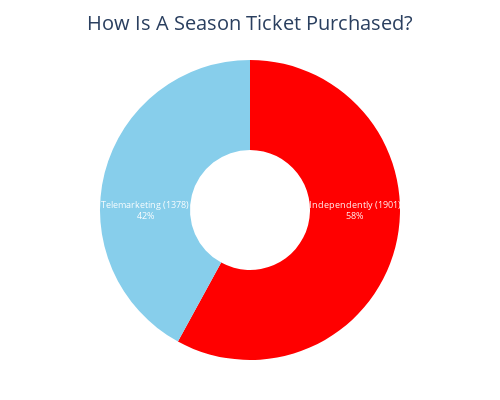

Notebook source saved alongside this figure:
### Code cell
def plot_purchase_method_pie(df, column='co_purchaser_email'):
    """
    Plots a pie chart of purchase methods (Independently vs Telemarketing).
    """
    # Do not modify original df
    temp_df = df.copy()

    # Vectorized assignment of purchase method
    temp_df['purchase_method'] = np.where(temp_df[column].isna(), 'Independently', 'Telemarketing')

    # Count
    counts = temp_df['purchase_method'].value_counts()

    # Prepare data
    purchase_methods = ['Independently', 'Telemarketing']
    values = [counts.get(method, 0) for method in purchase_methods]
    labels = [f"{method} ({count})" for method, count in zip(purchase_methods, values)]
    colors = ['red', 'skyblue']

    # Plot
    fig = go.Figure(data=[
        go.Pie(
            labels=labels,
            values=values,
            marker=dict(colors=colors),
            hole=0.4,
            textinfo='label+percent',
            textposition='inside',
            insidetextorientation='radial',
            textfont=dict(size=16, color='white')
        )
    ])

    fig.update_layout(
        title=dict(text='How Is A Season Ticket Purchased?', x=0.5, font=dict(size=20)),
        height=400,
        width=500,
        margin=dict(t=60, b=40, l=40, r=40),
        showlegend=False
    )

    fig.show()

# Example call
plot_purchase_method_pie(perc)

### Figure 1 — Plotly figure (JSON) as saved in the notebook; plotly's stock layout.template omitted (floating-point values rounded to 4 significant figures)
{"data": [{"hole": 0.4, "insidetextorientation": "radial", "labels": ["Independently (1901)", "Telemarketing (1378)"], "marker": {"colors": ["red", "skyblue"]}, "textfont": {"color": "white", "size": 16}, "textinfo": "label+percent", "textposition": "inside", "type": "pie", "values": [1901, 1378]}], "layout": {"height": 400, "margin": {"b": 40, "l": 40, "r": 40, "t": 60}, "showlegend": false, "title": {"font": {"size": 20}, "text": "How Is A Season Ticket Purchased?", "x": 0.5}, "width": 500}}
